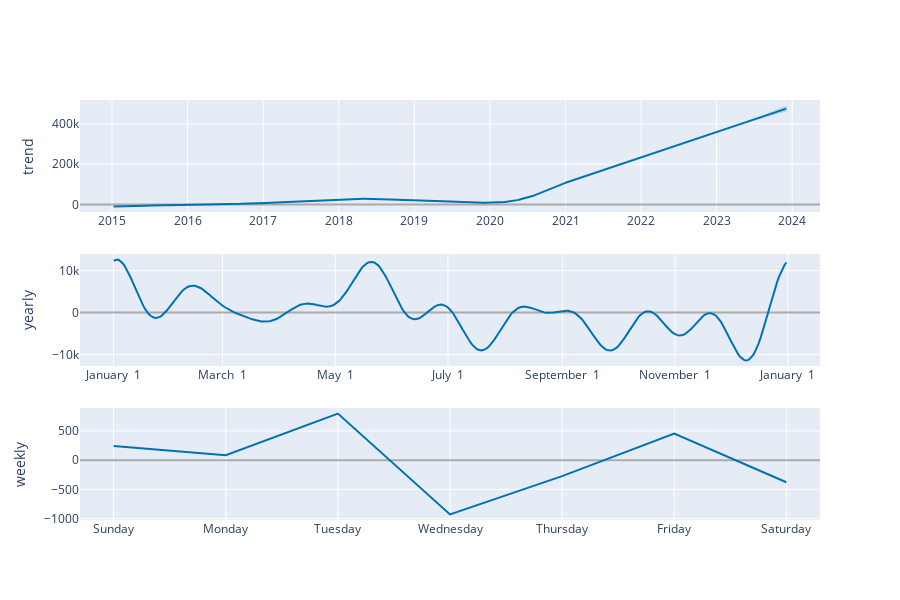

The notebook cell this image was saved under:
### Code cell
plot_components_plotly(m, forecast)

### Figure 1 — Plotly figure (JSON) as saved in the notebook; plotly's stock layout.template omitted (floating-point values rounded to 4 significant figures; data arrays with more than 128 entries replaced by an {"elided": "..."} marker saying what was removed)
{"data": [{"line": {"color": "#0072B2", "width": 2}, "mode": "lines", "name": "trend", "type": "scatter", "x": {"elided": "2828 str values"}, "xaxis": "x", "y": {"elided": "2828 float values"}, "yaxis": "y"}, {"line": {"color": "rgba(0, 114, 178, 0.2)", "width": 0}, "mode": "lines", "name": "trend_upper", "type": "scatter", "x": {"elided": "2828 str values"}, "xaxis": "x", "y": {"elided": "2828 float values"}, "yaxis": "y"}, {"fill": "tonexty", "fillcolor": "rgba(0, 114, 178, 0.2)", "line": {"color": "rgba(0, 114, 178, 0.2)", "width": 0}, "mode": "lines", "name": "trend_lower", "type": "scatter", "x": {"elided": "2828 str values"}, "xaxis": "x", "y": {"elided": "2828 float values"}, "yaxis": "y"}, {"line": {"color": "#0072B2", "width": 2}, "mode": "lines", "name": "yearly", "type": "scatter", "x": {"elided": "365 str values"}, "xaxis": "x2", "y": {"elided": "365 float values"}, "yaxis": "y2"}, {"line": {"color": "#0072B2", "width": 2}, "mode": "lines", "name": "weekly", "type": "scatter", "x": ["2017-01-01T00:00:00", "2017-01-02T00:00:00", "2017-01-03T00:00:00", "2017-01-04T00:00:00", "2017-01-05T00:00:00", "2017-01-06T00:00:00", "2017-01-07T00:00:00"], "xaxis": "x3", "y": [243.4, 84.5, 797.1, -928.2, -273.4, 455.1, -378.5], "yaxis": "y3"}], "layout": {"height": 600, "showlegend": false, "width": 900, "xaxis": {"anchor": "y", "domain": [0, 1], "range": ["2014-07-30T10:48:00", "2024-05-14T13:12:00"], "type": "date"}, "xaxis2": {"anchor": "y2", "domain": [0, 1], "range": ["2016-12-13T18:54:02.958904115", "2018-01-18T11:04:57.863013581"], "tickformat": "%B %e", "type": "date"}, "xaxis3": {"anchor": "y3", "domain": [0, 1], "range": ["2016-12-31T16:48:00", "2017-01-07T07:12:00"], "tickformat": "%A", "type": "date"}, "yaxis": {"anchor": "x", "domain": [0.7333, 1], "rangemode": "normal", "title": {"text": "trend"}, "zerolinecolor": "#AAA"}, "yaxis2": {"anchor": "x2", "domain": [0.3667, 0.6333], "title": {"text": "yearly"}, "zerolinecolor": "#AAA"}, "yaxis3": {"anchor": "x3", "domain": [0, 0.2667], "title": {"text": "weekly"}, "zerolinecolor": "#AAA"}}}
